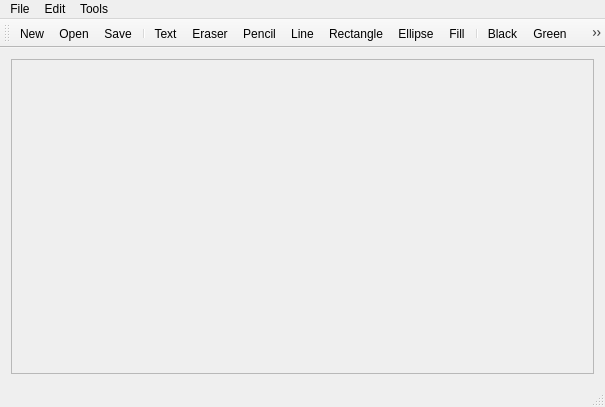
<?xml version="1.0" encoding="UTF-8"?>
<ui version="4.0">
 <class>MainWindow</class>
 <widget class="QMainWindow" name="MainWindow">
  <property name="geometry">
   <rect>
    <x>0</x>
    <y>0</y>
    <width>605</width>
    <height>407</height>
   </rect>
  </property>
  <property name="windowTitle">
   <string>MainWindow</string>
  </property>
  <widget class="QWidget" name="centralWidget">
   <layout class="QVBoxLayout" name="verticalLayout">
    <item>
     <widget class="QFrame" name="frame">
      <property name="frameShape">
       <enum>QFrame::StyledPanel</enum>
      </property>
      <property name="frameShadow">
       <enum>QFrame::Raised</enum>
      </property>
     </widget>
    </item>
   </layout>
  </widget>
  <widget class="QMenuBar" name="menuBar">
   <property name="geometry">
    <rect>
     <x>0</x>
     <y>0</y>
     <width>605</width>
     <height>21</height>
    </rect>
   </property>
   <widget class="QMenu" name="menuFile">
    <property name="title">
     <string>File</string>
    </property>
    <addaction name="actionNew"/>
    <addaction name="actionOpen"/>
    <addaction name="actionSave"/>
    <addaction name="actionSave_as"/>
    <addaction name="separator"/>
    <addaction name="actionExit"/>
   </widget>
   <widget class="QMenu" name="menuMain">
    <property name="title">
     <string>Tools</string>
    </property>
    <widget class="QMenu" name="menuFigure">
     <property name="title">
      <string>Figure</string>
     </property>
     <addaction name="separator"/>
     <addaction name="actionPencel"/>
     <addaction name="actionLine"/>
     <addaction name="actionRectangle"/>
     <addaction name="actionCircle"/>
    </widget>
    <widget class="QMenu" name="menuColor">
     <property name="title">
      <string>Color</string>
     </property>
     <addaction name="actionBlack"/>
     <addaction name="actionBlue"/>
     <addaction name="actionRed"/>
     <addaction name="actionGreen"/>
     <addaction name="actionSelect"/>
    </widget>
    <widget class="QMenu" name="menuInstruments">
     <property name="title">
      <string>Instruments</string>
     </property>
     <widget class="QMenu" name="menuSet_width_line">
      <property name="title">
       <string>Set width line</string>
      </property>
      <addaction name="action1p"/>
      <addaction name="action3p"/>
      <addaction name="action5p"/>
     </widget>
     <addaction name="actionFill"/>
     <addaction name="actionText"/>
     <addaction name="menuSet_width_line"/>
     <addaction name="actionEraser"/>
    </widget>
    <addaction name="menuFigure"/>
    <addaction name="menuColor"/>
    <addaction name="menuInstruments"/>
   </widget>
   <widget class="QMenu" name="menuEdit">
    <property name="title">
     <string>Edit</string>
    </property>
    <addaction name="actionBack"/>
    <addaction name="actionForward"/>
   </widget>
   <addaction name="menuFile"/>
   <addaction name="menuEdit"/>
   <addaction name="menuMain"/>
  </widget>
  <widget class="QStatusBar" name="statusBar"/>
  <widget class="QToolBar" name="mainToolBar">
   <attribute name="toolBarArea">
    <enum>TopToolBarArea</enum>
   </attribute>
   <attribute name="toolBarBreak">
    <bool>false</bool>
   </attribute>
   <addaction name="actionNew"/>
   <addaction name="actionOpen"/>
   <addaction name="actionSave"/>
   <addaction name="separator"/>
   <addaction name="actionText"/>
   <addaction name="actionEraser"/>
   <addaction name="actionPencel"/>
   <addaction name="actionLine"/>
   <addaction name="actionRectangle"/>
   <addaction name="actionCircle"/>
   <addaction name="actionFill"/>
   <addaction name="separator"/>
   <addaction name="actionBlack"/>
   <addaction name="actionGreen"/>
   <addaction name="actionRed"/>
   <addaction name="actionBlue"/>
   <addaction name="actionSelect"/>
   <addaction name="action1p"/>
   <addaction name="action3p"/>
   <addaction name="action5p"/>
  </widget>
  <action name="actionNew">
   <property name="icon">
    <iconset resource="resource.qrc">
     <normaloff>:/resource/new.png</normaloff>:/resource/new.png</iconset>
   </property>
   <property name="text">
    <string>New</string>
   </property>
  </action>
  <action name="actionOpen">
   <property name="icon">
    <iconset resource="resource.qrc">
     <normaloff>:/resource/open.png</normaloff>:/resource/open.png</iconset>
   </property>
   <property name="text">
    <string>Open</string>
   </property>
  </action>
  <action name="actionSave">
   <property name="icon">
    <iconset resource="resource.qrc">
     <normaloff>:/resource/save.png</normaloff>:/resource/save.png</iconset>
   </property>
   <property name="text">
    <string>Save</string>
   </property>
  </action>
  <action name="actionSave_as">
   <property name="text">
    <string>Save as...</string>
   </property>
  </action>
  <action name="actionExit">
   <property name="icon">
    <iconset resource="resource.qrc">
     <normaloff>:/resource/exit.png</normaloff>:/resource/exit.png</iconset>
   </property>
   <property name="text">
    <string>Exit</string>
   </property>
  </action>
  <action name="actionRectangle">
   <property name="icon">
    <iconset resource="resource.qrc">
     <normaloff>:/resource/rectangle.png</normaloff>:/resource/rectangle.png</iconset>
   </property>
   <property name="text">
    <string>Rectangle</string>
   </property>
  </action>
  <action name="actionLine">
   <property name="icon">
    <iconset resource="resource.qrc">
     <normaloff>:/resource/Line.png</normaloff>:/resource/Line.png</iconset>
   </property>
   <property name="text">
    <string>Line</string>
   </property>
  </action>
  <action name="actionCircle">
   <property name="icon">
    <iconset resource="resource.qrc">
     <normaloff>:/resource/ellipse.png</normaloff>:/resource/ellipse.png</iconset>
   </property>
   <property name="text">
    <string>Ellipse</string>
   </property>
  </action>
  <action name="actionPencel">
   <property name="icon">
    <iconset resource="resource.qrc">
     <normaloff>:/resource/pencil.png</normaloff>:/resource/pencil.png</iconset>
   </property>
   <property name="text">
    <string>Pencil</string>
   </property>
  </action>
  <action name="actionBlack">
   <property name="icon">
    <iconset resource="resource.qrc">
     <normaloff>:/resource/black.png</normaloff>:/resource/black.png</iconset>
   </property>
   <property name="text">
    <string>Black</string>
   </property>
  </action>
  <action name="actionBlue">
   <property name="icon">
    <iconset resource="resource.qrc">
     <normaloff>:/resource/Blue.png</normaloff>:/resource/Blue.png</iconset>
   </property>
   <property name="text">
    <string>Blue</string>
   </property>
  </action>
  <action name="actionRed">
   <property name="icon">
    <iconset resource="resource.qrc">
     <normaloff>:/resource/Red.png</normaloff>:/resource/Red.png</iconset>
   </property>
   <property name="text">
    <string>Red</string>
   </property>
  </action>
  <action name="actionGreen">
   <property name="icon">
    <iconset resource="resource.qrc">
     <normaloff>:/resource/Green.png</normaloff>:/resource/Green.png</iconset>
   </property>
   <property name="text">
    <string>Green</string>
   </property>
  </action>
  <action name="actionFill">
   <property name="icon">
    <iconset resource="resource.qrc">
     <normaloff>:/resource/fill.png</normaloff>:/resource/fill.png</iconset>
   </property>
   <property name="text">
    <string>Fill</string>
   </property>
  </action>
  <action name="actionText">
   <property name="icon">
    <iconset resource="resource.qrc">
     <normaloff>:/resource/text-xxl.png</normaloff>:/resource/text-xxl.png</iconset>
   </property>
   <property name="text">
    <string>Text</string>
   </property>
  </action>
  <action name="actionSelect">
   <property name="icon">
    <iconset resource="resource.qrc">
     <normaloff>:/resource/color.png</normaloff>:/resource/color.png</iconset>
   </property>
   <property name="text">
    <string>Select</string>
   </property>
  </action>
  <action name="action1p">
   <property name="icon">
    <iconset resource="resource.qrc">
     <normaloff>:/resource/1p.png</normaloff>:/resource/1p.png</iconset>
   </property>
   <property name="text">
    <string>1p</string>
   </property>
  </action>
  <action name="action3p">
   <property name="icon">
    <iconset resource="resource.qrc">
     <normaloff>:/resource/3p.ico</normaloff>:/resource/3p.ico</iconset>
   </property>
   <property name="text">
    <string>3p</string>
   </property>
  </action>
  <action name="action5p">
   <property name="icon">
    <iconset resource="resource.qrc">
     <normaloff>:/resource/5p.png</normaloff>:/resource/5p.png</iconset>
   </property>
   <property name="text">
    <string>5p</string>
   </property>
  </action>
  <action name="actionBack">
   <property name="text">
    <string>Back</string>
   </property>
   <property name="shortcut">
    <string>Ctrl+Z</string>
   </property>
  </action>
  <action name="actionForward">
   <property name="text">
    <string>Forward</string>
   </property>
   <property name="shortcut">
    <string>Ctrl+Y</string>
   </property>
  </action>
  <action name="actionEraser">
   <property name="icon">
    <iconset resource="resource.qrc">
     <normaloff>:/resource/Iconsmind-Outline-Eraser-3.ico</normaloff>:/resource/Iconsmind-Outline-Eraser-3.ico</iconset>
   </property>
   <property name="text">
    <string>Eraser</string>
   </property>
  </action>
 </widget>
 <layoutdefault spacing="6" margin="11"/>
 <resources>
  <include location="resource.qrc"/>
 </resources>
 <connections/>
</ui>
